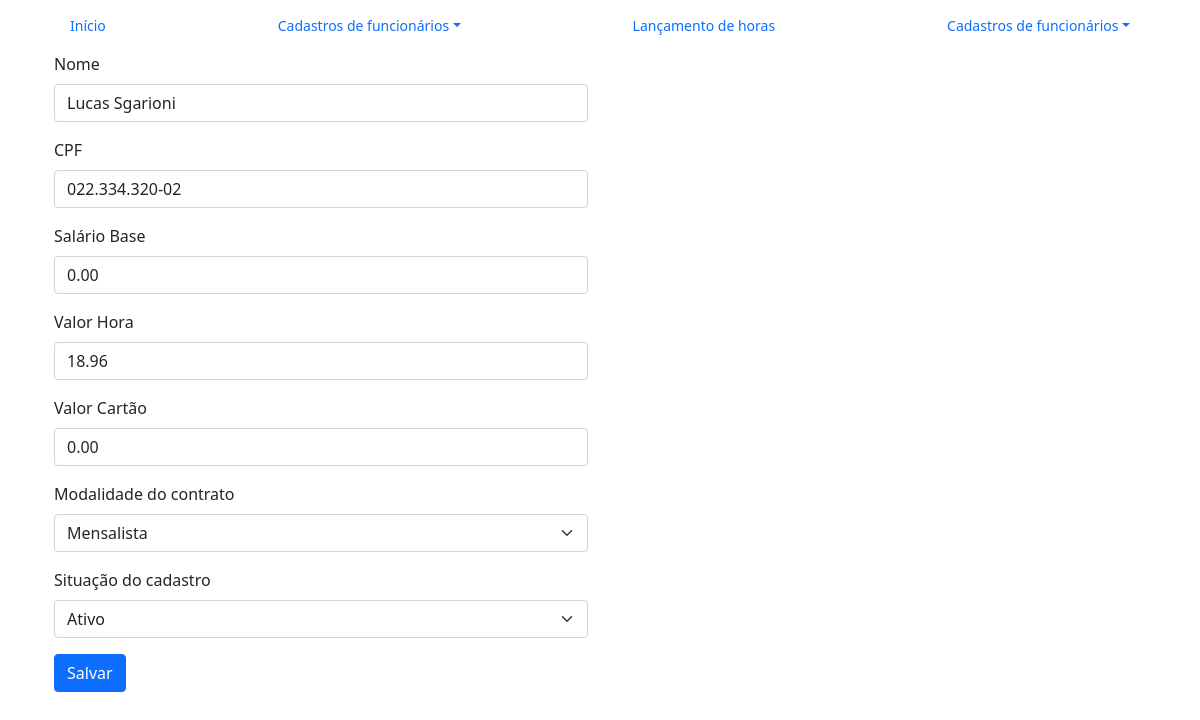
The app's page /editar/6/, older data.
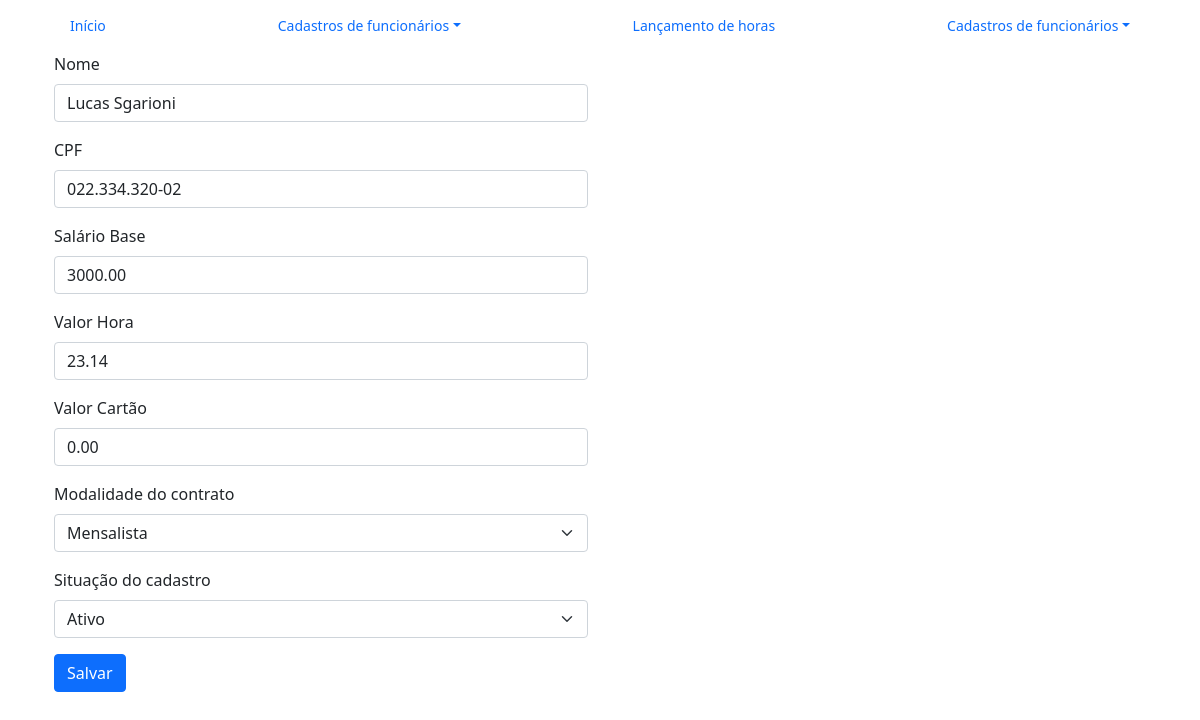
The same page, newer data.
### cadastro/models.py (models this page shows, shortened)
class Cadastro(models.Model):
    nome = models.CharField(verbose_name='Nome', max_length=70)
    cpf = models.CharField(verbose_name='CPF', max_length=14, unique=True)
    salario_base = models.DecimalField(max_digits=10, decimal_places=2)
    valor_hora = models.DecimalField(max_digits=10, decimal_places=2)
    valor_cartao = models.DecimalField(max_digits=10, decimal_places=2)
    modalidade_contrato = models.CharField(
        verbose_name='Modalidade do contrato',
        max_length=10,
        choices=ModalidadeEscolha.choices,
        default=ModalidadeEscolha.DIARISTA
    )
    situacao_cadastro = models.CharField(
        verbose_name='Situação do cadastro',
        max_length=12,
        choices=SituacaoCadastro.choices,
        default=SituacaoCadastro.ATIVO
    )
    criado_em = models.DateTimeField(verbose_name='Criado em', auto_now_add=True)
    editado_em = models.DateTimeField(verbose_name='editado em', auto_now=True)

### cadastro/views.py (the view)
# urls.py: path('editar/<int:pk>/', editar_funcionario, name='editar_funcionario'),
def editar_funcionario(request, pk):
    funcionario = get_object_or_404(Cadastro, pk=pk)
    if request.method == 'POST':
        form = CadastrarForm(request.POST, instance=funcionario)
        if form.is_valid():
            form.save()
            return redirect('buscar_funcionario')  # redireciona para a busca novamente
    else:
        form = CadastrarForm(instance=funcionario)
    return render(request, 'editar_funcionario.html', {'form': form, 'funcionario': funcionario})

### cadastro/forms.py
class CadastrarForm(forms.ModelForm):
    valor_hora = MoneyFormField(label='Valor Hora')
    salario_base = MoneyFormField(label='Salário Base')
    valor_cartao = MoneyFormField(label='Valor Cartão')
    class Meta:
        model = Cadastro
        fields = [
            'nome',
            'cpf',
            'salario_base',
            'valor_hora',
            'valor_cartao',
            'modalidade_contrato',
            'situacao_cadastro',
        ]
        widgets = {
            'nome': forms.TextInput(attrs={
                'class': 'form-control',
                'placeholder': 'Digite aqui seu nome'
            }),
            'cpf': forms.TextInput(attrs={
                'class': 'form-control cpf-mask',
                'placeholder': '000.000.000-00'
            }),
            'modalidade_contrato': forms.Select(attrs={
                'class': 'form-select',
            }),
            'situacao_cadastro': forms.Select(attrs={
                'class': 'form-select',
            }),
        }

### cadastro/templates/editar_funcionario.html (shortened to what this page needs)
{% extends "base.html" %}
{% load bootstrap5 %}
{% block conteudo %}
<main class="container">
  <div class="row mb-2">
    <div class="col-md-6">
        <form action="" method="post">
            {% bootstrap_form form %}
            <button class="btn btn-primary" type="submit">Salvar</button>
        </form>
    </div>
  </div>
</main>
{% endblock %}

### base/templates/base.html (shortened to what this page needs)
<!doctype html>
{% load static %}
<html lang="pt-br">
  <head>
    <link href="https://cdn.jsdelivr.net/npm/bootstrap@5.3.0/dist/css/bootstrap.min.css" rel="stylesheet">
    <link href="{% static 'blog.css' %}" rel="stylesheet">
    <link href="{% static 'bootstrap.min.css' %}" rel="stylesheet">
  </head>
  <body>
<div class="container">
  <div class="nav-scroller py-1 mb-2">
    <nav class="nav d-flex justify-content-between">
      <li class="nav-item">
        <a class="nav-link" href="{% url 'home' %}">Início</a>
      </li>
      <li class="nav-item dropdown">
        <a class="nav-link dropdown-toggle" href="#" data-bs-toggle="dropdown" aria-expanded="false">Cadastros de funcionários</a>
      </li>
      <li class="nav-item">
        <a class="nav-link" href="{% url 'lancamento' %}">Lançamento de horas</a>
      </li>
      <li class="nav-item dropdown">
        <a class="nav-link dropdown-toggle" href="#" data-bs-toggle="dropdown" aria-expanded="false">Cadastros de funcionários</a>
    </nav>
  </div>
</div>
{% block principal %}
{% block conteudo %}
{% endblock %}
{% endblock %}

### base/static/blog.css (style rules this page uses)
.nav-scroller { position: relative; z-index: 2; height: 2.75rem; overflow-y: hidden; }
.nav-scroller .nav { display: flex; flex-wrap: nowrap; padding-bottom: 1rem; margin-top: -1px; overflow-x: auto; text-align: center; white-space: nowrap; -webkit-overflow-scrolling: touch; }
.nav-scroller .nav-link { padding-top: .75rem; padding-bottom: .75rem; font-size: .875rem; }

Row changes from the older to the newer data that the page shows:
changed Cadastro "Lucas Sgarioni": salario_base "0.00" → "3000.00"; valor_hora "18.96" → "23.14"
